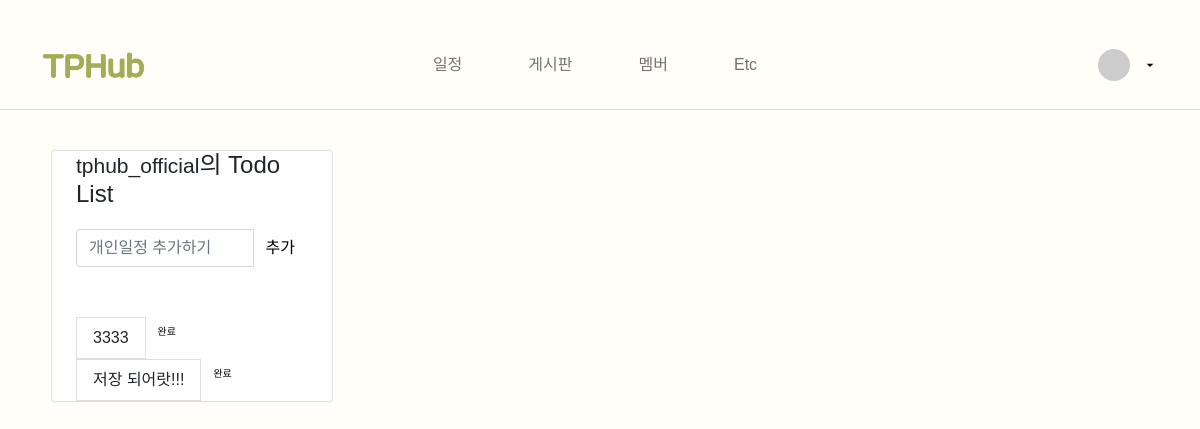
The app's page /schedule/index (signed in), older data.
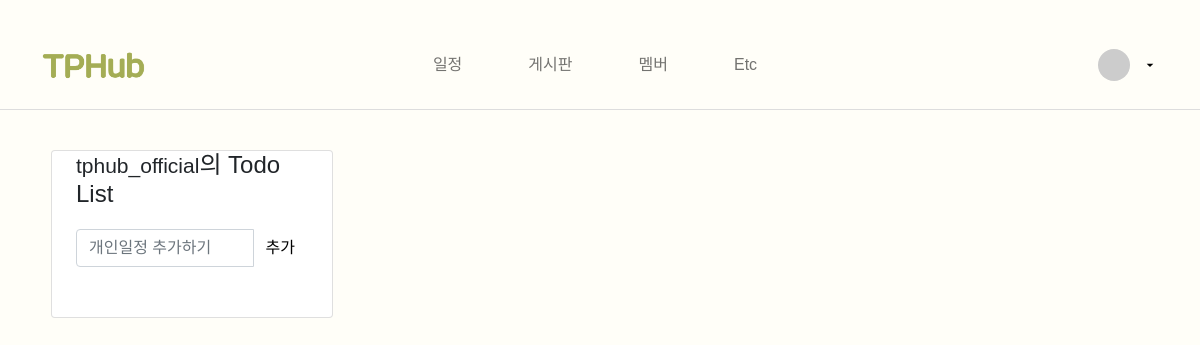
The same page, newer data.
### schedule/models.py (models this page shows, shortened)
class Todo(models.Model):
    content = models.CharField(max_length=255)
    author = models.ForeignKey(User, null=True, blank=False, on_delete=models.SET_NULL)

### schedule/views.py (the view)
# urls.py: path('index', views.index, name='index'),
def index(request):
    todos = Todo.objects.all()
    content = {'todos': todos}
    return render(request, "schedule/base.html", content)

### schedule/templates/schedule/base.html (shortened to what this page needs)
<!doctype html>
<html lang="en">
{% load static %}
<head>
  <link rel="stylesheet" href="{% static 'landing_page/bootstrap/bootstrap.min.css' %}" media="screen">
    <link rel="stylesheet" href="https://use.fontawesome.com/releases/v5.0.10/css/all.css">
    <link rel="stylesheet" type="text/css" href="{% static 'schedule/css/styles.css' %}">
</head>
<body>
  {% include 'landing_page/navbar.html' %}
  <div class=" my-3 ">
    <div class="row justify-content-center">
      <div class="col-md-3 offset-md-0" id="left-area">
        <div class="card my-4 mx-0">
            {% include 'schedule/index.html' %}
        </div>
      </div>
      <div class="col-md-8">
        <div class="card-body" style="min-height: 700px;">
        </div>
      </div>
    </div>
  </div>
</body>
</html>

### schedule/templates/schedule/index.html (shortened to what this page needs)
{% block personal_schedule %}
<div class="container">
        <div class="header">
            <div class="page-header">
                {% if user.is_authenticated %}
                    <h4><small>{{ user }}</small>의 Todo List </h4>
                {% else %}
                    <h4>Todo List</h4>
                    <p> 로그인이 필요합니다 </p>
                {% endif %}
            </div>
        </div>
        <div class="content">
            {% if user.is_authenticated %}
            <div class="messageDiv">
                <form action="./createTodo" method="POST">
                    <div class="input-group">
                        <input id="todoContent" name="todoContent" type="text" class="form-control" placeholder="개인일정 추가하기">
                        <span class="input-group-btn">
                            <button class="btn btn-default" type="submit">추가</button>
                        </span>
                    </div>
                </form>
            </div>
            {% endif %}
            {% if user.is_authenticated %}
            <div class="toDoDiv">
                <ul class="list-group">
                    {% for todo in todos %}
                        {% if todo.author == user %}
                        <form action="./deleteTodo" method="GET">
                            <div class="input-group">
                                <li class="list-group-item">{{ todo.content }}</li>
                                <span class="input-group-addon">
                                    <button type="submit" class="custom-btn btn btn-black">완료</button>
                                </span>
                            </div>
                        </form>
                        {% endif %}
                    {% endfor %}
                </ul>
            </div>
            {% endif %}
        </div>
    </div>
{% endblock %}

Row changes from the older to the newer data that the page shows:
removed Todo: content "3333"
removed Todo: content "저장 되어랏!!!"
